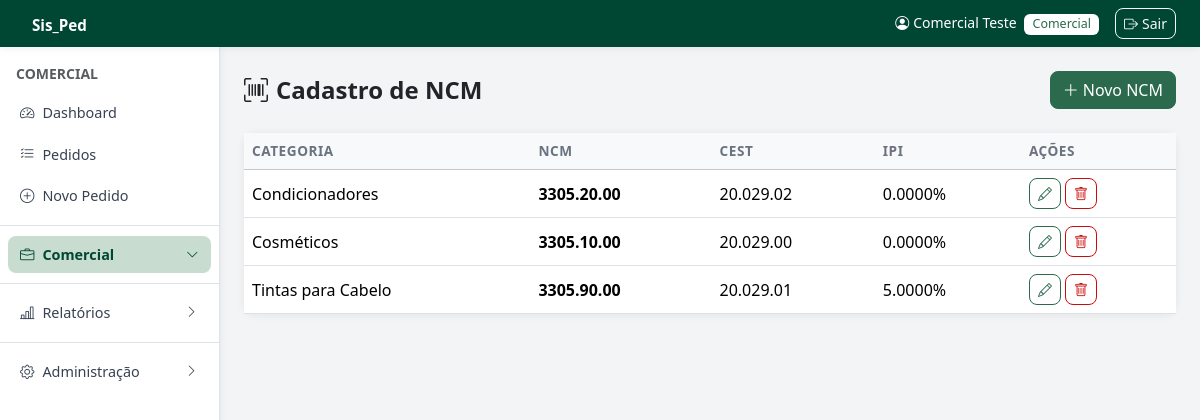
The app's page /admin/cadastros/ncm.php (signed in) with its own data.
### tables this page shows
CREATE TABLE IF NOT EXISTS ncm (
    id INT AUTO_INCREMENT PRIMARY KEY,
    nome_categoria VARCHAR(100),
    ncm VARCHAR(20),
    cest VARCHAR(20),
    ipi DECIMAL(10,4) DEFAULT 0,
    created_at TIMESTAMP DEFAULT CURRENT_TIMESTAMP
);

### config.php (called while the page is built, shortened)
<?php
function db() {
    static $pdo = null;
    if ($pdo === null) {
        try {
            $pdo = new PDO(
                'mysql:host=' . DB_HOST . ';dbname=' . DB_NAME . ';charset=utf8mb4',
                DB_USER, DB_PASS,
                [PDO::ATTR_ERRMODE => PDO::ERRMODE_EXCEPTION,
                 PDO::ATTR_DEFAULT_FETCH_MODE => PDO::FETCH_ASSOC]
            );
            try { $pdo->exec("ALTER TABLE pedidos ADD COLUMN lote_id VARCHAR(40) NULL"); } catch (PDOException $e) {}
            try { $pdo->exec("ALTER TABLE clientes MODIFY COLUMN email VARCHAR(255) NULL DEFAULT NULL"); } catch (PDOException $e) {}
            try { $pdo->exec("UPDATE clientes SET email = NULL WHERE email = ''"); } catch (PDOException $e) {}
            try { $pdo->exec("ALTER TABLE tabela_precos ADD COLUMN preco_network DECIMAL(10,2) NULL DEFAULT NULL"); } catch (PDOException $e) {}
            try { $pdo->exec("ALTER TABLE tabela_precos ADD COLUMN preco_auxiliar DECIMAL(10,2) NULL DEFAULT NULL"); } catch (PDOException $e) {}
            try { $pdo->exec("ALTER TABLE pedidos ADD COLUMN desconto_campanha DECIMAL(5,2) NULL DEFAULT NULL"); } catch (PDOException $e) {}
            try { $pdo->exec("ALTER TABLE bonus_ma_logs ADD COLUMN valor_utilizado DECIMAL(10,2) NOT NULL DEFAULT 0"); } catch (PDOException $e) {}
            try { $pdo->exec("ALTER TABLE pedidos ADD COLUMN forma_pagamento VARCHAR(60) NULL DEFAULT NULL"); } catch (PDOException $e) {}
            try { $pdo->exec("ALTER TABLE creditos ADD COLUMN valor_utilizado DECIMAL(12,2) NOT NULL DEFAULT 0"); } catch (PDOException $e) {}
            try { $pdo->exec("ALTER TABLE pedidos ADD COLUMN credito_utilizado DECIMAL(12,2) NULL DEFAULT NULL"); } catch (PDOException $e) {}
            try { $pdo->exec("ALTER TABLE clientes ADD COLUMN email VARCHAR(120) NULL DEFAULT NULL"); } catch (PDOException $e) {}
            try { $pdo->exec("ALTER TABLE clientes ADD COLUMN senha VARCHAR(255) NULL DEFAULT NULL"); } catch (PDOException $e) {}
            try { $pdo->exec("ALTER TABLE pedidos MODIFY COLUMN status ENUM('comercial','financeiro','faturamento','faturado','cancelado','reprovado') DEFAULT 'comercial'"); } catch (PDOException $e) {}
            try { $pdo->exec("ALTER TABLE usuarios MODIFY COLUMN tipo_acesso ENUM('comercial','financeiro','supervisor','tecnologia da informacao','recursos humanos','marketing','diretoria','centro tecnico','contabilidade','recepcao','expedicao') NOT NULL DEFAULT 'comercial'"); } catch (PDOException $e) {}
            try { $pdo->exec("ALTER TABLE clientes ADD COLUMN desconto_canal DECIMAL(10,4) DEFAULT 0"); } catch (PDOException $e) {}
            try { $pdo->exec("ALTER TABLE campanhas ADD COLUMN canal_venda_id INT NULL"); } catch (PDOException $e) {}
            try { $pdo->exec("ALTER TABLE clientes ADD COLUMN supervisor VARCHAR(100) NULL"); } catch (PDOException $e) {}
            try { $pdo->exec("UPDATE clientes SET supervisor = vendedor WHERE supervisor IS NULL AND vendedor IS NOT NULL"); } catch (PDOException $e) {}
            try { $pdo->exec("ALTER TABLE pedidos ADD COLUMN supervisor VARCHAR(100) NULL"); } catch (PDOException $e) {}
            try { $pdo->exec("UPDATE pedidos SET supervisor = vendedor WHERE supervisor IS NULL AND vendedor IS NOT NULL"); } catch (PDOException $e) {}
            try { $pdo->exec("CREATE TABLE IF NOT EXISTS grupo_empresas (
                id         INT AUTO_INCREMENT PRIMARY KEY,
                nome       VARCHAR(120) NOT NULL,
                descricao  TEXT,
                created_at TIMESTAMP DEFAULT CURRENT_TIMESTAMP
            )"); } catch (PDOException $e) {}
            try { $pdo->exec("CREATE TABLE IF NOT EXISTS grupo_empresas_clientes (
                id        INT AUTO_INCREMENT PRIMARY KEY,
                grupo_id  INT NOT NULL,
                cliente_id INT NOT NULL,
                UNIQUE KEY uq_grupo_cliente (grupo_id, cliente_id)
            )"); } catch (PDOException $e) {}
            try { $pdo->exec("CREATE TABLE IF NOT EXISTS webhook_logs (
                id         INT AUTO_INCREMENT PRIMARY KEY,
                origem     VARCHAR(50)  NOT NULL,
                evento     VARCHAR(100) NOT NULL,
                status     VARCHAR(20)  NOT NULL,
                detalhe    TEXT,
                cliente_id INT NULL,
                created_at TIMESTAMP DEFAULT CURRENT_TIMESTAMP
            )"); } catch (PDOException $e) {}
            try { $pdo->exec("CREATE TABLE IF NOT EXISTS pedido_logs (
                id            INT AUTO_INCREMENT PRIMARY KEY,
                pedido_id     INT          NOT NULL,
                numero_pedido VARCHAR(50)  NOT NULL,
                usuario_nome  VARCHAR(100),
                usuario_tipo  VARCHAR(30),
                acao          VARCHAR(120) NOT NULL,
                status_antes  VARCHAR(30),
                status_depois VARCHAR(30),
                detalhes      TEXT,
                created_at    TIMESTAMP DEFAULT CURRENT_TIMESTAMP,
                INDEX idx_pedido (pedido_id),
                INDEX idx_numero (numero_pedido)
            )"); } catch (PDOException $e) {}
        } catch (PDOException $e) {
            die('Erro de conexão com o banco de dados. <a href="' . BASE_URL . '/install.php">Clique aqui para configurar.</a>');
        }
    }
    return $pdo;
}
function e($s) {
    return htmlspecialchars((string)($s ?? ''), ENT_QUOTES, 'UTF-8');
}

### admin/cadastros/ncm.php (the view, shortened to what this page needs)
<?php
require_once __DIR__ . '/../../config.php';
$ncms = db()->query('SELECT * FROM ncm ORDER BY nome_categoria')->fetchAll();
require_once LAYOUT_PATH . '/header.php';
?>
<div class="d-flex flex-wrap justify-content-between align-items-center gap-2 mb-4">
    <h4 class="fw-bold mb-0"><i class="bi bi-upc-scan me-2"></i>Cadastro de NCM</h4>
    <button class="btn btn-primary" data-bs-toggle="modal" data-bs-target="#modal" onclick="novoReg()"><i class="bi bi-plus-lg me-1"></i>Novo NCM</button>
</div>
<div class="card shadow-sm border-0"><div class="card-body p-0"><div class="table-responsive">
<table class="table table-hover mb-0">
    <thead class="table-light"><tr><th>Categoria</th><th>NCM</th><th>CEST</th><th>IPI</th><th>Ações</th></tr></thead>
    <tbody>
    <?php if ($ncms): foreach ($ncms as $n): ?>
        <tr>
            <td><?= e($n['nome_categoria']) ?></td>
            <td><strong><?= e($n['ncm']) ?></strong></td>
            <td><?= e($n['cest']) ?></td>
            <td><?= e($n['ipi']) ?>%</td>
            <td>
                <button class="btn btn-sm btn-outline-primary" onclick="editarReg(<?= htmlspecialchars(json_encode($n),ENT_QUOTES) ?>)"><i class="bi bi-pencil"></i></button>
                <form method="POST" class="d-inline" onsubmit="return confirm('Excluir NCM?')"><button class="btn btn-sm btn-outline-danger"><i class="bi bi-trash"></i></button></form>
            </td>
        </tr>
    <?php endforeach; else: ?>
        <tr><td colspan="5" class="text-center text-muted py-4">Nenhum NCM cadastrado.</td></tr>
    <?php endif; ?>
    </tbody>
</table></div></div></div>
<?php require_once LAYOUT_PATH . '/footer.php'; ?>

### assets/css/style.css (style rules this page uses)
:root { --brand-darkest: #004733; --brand-dark: #2b6a4d; --brand-mid: #568d66; --brand-light: #a5c1ae; --gray-bg: #f3f4f6; --gray-border: #dcdfe5; --red-light: #df8080; --red-mid: #cb0b0a; --red-dark: #ad080f; --red-darkest: #8e0413; }
body { font-family: 'Segoe UI', system-ui, -apple-system, sans-serif; background-color: var(--gray-bg); }
.btn-primary { background-color: var(--brand-dark); border-color: var(--brand-dark); color: #fff; }
.btn-outline-primary { color: var(--brand-dark); border-color: var(--brand-dark); }
.btn-outline-danger { color: var(--red-mid); border-color: var(--red-mid); }
.card { border-radius: 12px; }
.table th { font-weight: 600; font-size: .85rem; text-transform: uppercase; letter-spacing: .04em; color: #6b7280; }
.table td { vertical-align: middle; }
.btn { border-radius: 8px; font-weight: 500; }
.shadow-sm { box-shadow: 0 1px 8px rgba(0,0,0,.07) !important; }
body { overflow-x: hidden; }

### records on screen
ncm: nome_categoria "Condicionadores", ncm "3305.20.00", cest "20.029.02", ipi "0.0000"
ncm: nome_categoria "Cosméticos", ncm "3305.10.00", cest "20.029.00", ipi "0.0000"
ncm: nome_categoria "Tintas para Cabelo", ncm "3305.90.00", cest "20.029.01", ipi "5.0000"

### other values on screen
$_usuario['nome'] "Comercial Teste"
$_usuario['tipo'] "Comercial"
$tipoLabels[$_usuario['tipo']] "COMERCIAL"
